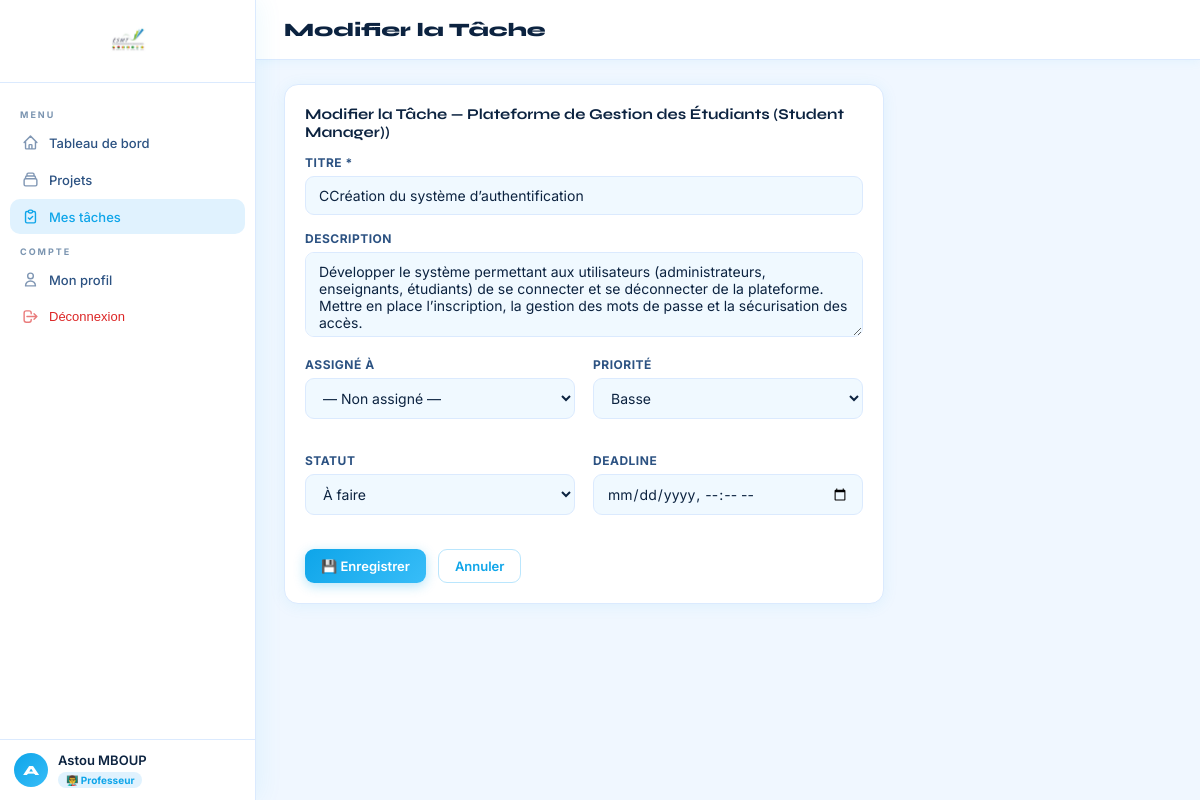
The app's page /tasks/8/edit/ (signed in), older data.
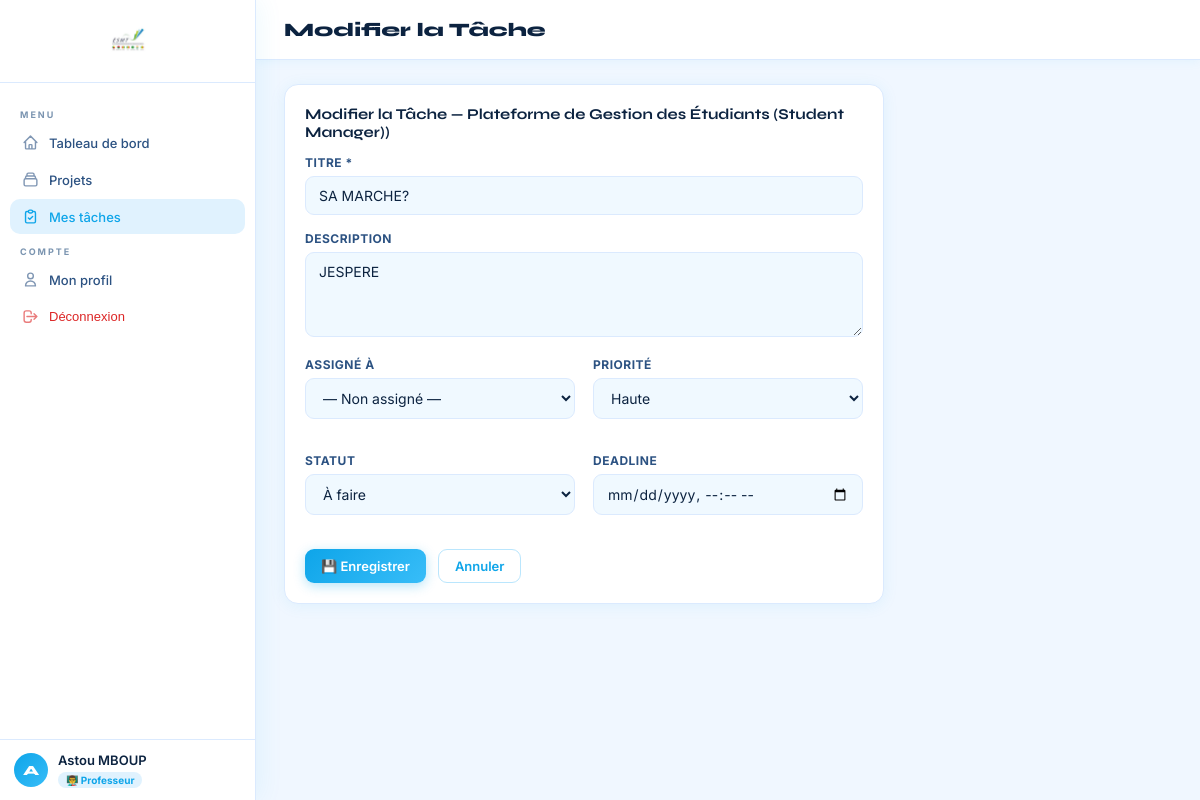
The same page, newer data.
### tasks/models.py (models this page shows, shortened)
class Task(models.Model):
    STATUS_CHOICES = [
        ('a_faire', 'À faire'),
        ('en_cours', 'En cours'),
        ('termine', 'Terminé'),
    ]
    PRIORITY_CHOICES = [
        ('basse', 'Basse'),
        ('moyenne', 'Moyenne'),
        ('haute', 'Haute'),
    ]
    project = models.ForeignKey(Project, on_delete=models.CASCADE, related_name='tasks')
    title = models.CharField(max_length=200)
    description = models.TextField(blank=True)
    deadline = models.DateTimeField()
    status = models.CharField(max_length=20, choices=STATUS_CHOICES, default='a_faire')
    priority = models.CharField(max_length=10, choices=PRIORITY_CHOICES, default='moyenne')
    assigned_to = models.ForeignKey(
        User, on_delete=models.SET_NULL, null=True, blank=True,
        related_name='assigned_tasks'
    )
    created_by = models.ForeignKey(User, on_delete=models.CASCADE, related_name='created_tasks')
    created_at = models.DateTimeField(auto_now_add=True)
    updated_at = models.DateTimeField(auto_now=True)
    completed_at = models.DateTimeField(null=True, blank=True)
    class Meta:
        verbose_name = 'Tâche'
        verbose_name_plural = 'Tâches'
        ordering = ['-created_at']

### projects/models.py (models this page shows, shortened)
class Project(models.Model):
    STATUS_CHOICES = [
        ('actif', 'Actif'),
        ('en_pause', 'En pause'),
        ('termine', 'Terminé'),
        ('archive', 'Archivé'),
    ]
    name = models.CharField(max_length=200)
    description = models.TextField(blank=True)
    creator = models.ForeignKey(User, on_delete=models.CASCADE, related_name='created_projects')
    members = models.ManyToManyField(User, related_name='member_projects', blank=True)
    status = models.CharField(max_length=20, choices=STATUS_CHOICES, default='actif')
    start_date = models.DateField(null=True, blank=True)
    end_date = models.DateField(null=True, blank=True)
    created_at = models.DateTimeField(auto_now_add=True)
    updated_at = models.DateTimeField(auto_now=True)
    class Meta:
        ordering = ['-created_at']

### tasks/views.py (the view, shortened to what this page needs)
# urls.py: path('<int:pk>/edit/', views.task_edit_view, name='task-edit'),
@login_required
def task_edit_view(request, pk):
    task = get_object_or_404(Task, pk=pk)
    user = request.user
    is_project_creator = (task.project.creator == user)
    is_assigned = (task.assigned_to == user)
    if not is_project_creator and not is_assigned:
        messages.error(request, "Vous ne pouvez modifier que les tâches qui vous sont assignées.")
        return redirect('task-detail', pk=pk)
    if is_project_creator:
        form = TaskForm(
            request.POST or None,
            instance=task,
            project=task.project,
            current_user=request.user
        )
    else:
        form = TaskStatusForm(request.POST or None, instance=task)
    return render(request, 'tasks/form.html', {
        'form': form,
        'task': task,
        'title': 'Modifier la Tâche',
        'is_status_only': not is_project_creator,
    })

### tasks/forms.py (shortened to what this page needs)
class TaskForm(forms.ModelForm):
    def __init__(self, *args, **kwargs):
        self.project = kwargs.pop('project', None)
        self.current_user = kwargs.pop('current_user', None)
        super().__init__(*args, **kwargs)
        if self.project:
            if self.current_user and self.current_user.is_professeur:
                self.fields['assigned_to'].queryset = User.objects.filter(role='etudiant').order_by('last_name', 'first_name')
            else:
                members_qs = User.objects.filter(
                    id__in=list(self.project.members.values_list('id', flat=True)) + [self.project.creator.id]
                ).filter(role='etudiant')
                self.fields['assigned_to'].queryset = members_qs
    class Meta:
        model = Task
        fields = ['title', 'description', 'deadline', 'status', 'priority', 'assigned_to']
        widgets = {
            'deadline': forms.DateTimeInput(attrs={'type': 'datetime-local'}),
            'description': forms.Textarea(attrs={'rows': 4}),
        }

### users/models.py (called while the page is built)
    @property
    def is_professeur(self):
        return self.role == self.ROLE_PROFESSEUR

### templates/tasks/form.html (shortened to what this page needs)
{% extends 'base.html' %}
{% block page_title %}{{ title }}{% endblock %}
{% block content %}
<div style="max-width:600px;">
  <div class="card">
    <div class="card-title">
      {{ title }}
      {% if task.project %} — {{ task.project.name }}{% elif project %} — {{ project.name }}{% endif %}
    </div>
    <form method="post">
      {% if is_status_only %}
        <div class="form-group">
          <label class="form-label">Statut de la tâche</label>
          <select name="status" class="form-control">
            <option value="a_faire" {% if task.status == 'a_faire' %}selected{% endif %}>À faire</option>
            <option value="en_cours" {% if task.status == 'en_cours' %}selected{% endif %}>En cours</option>
            <option value="termine" {% if task.status == 'termine' %}selected{% endif %}>Terminé</option>
          </select>
        </div>
      {% else %}
        <div class="form-group">
          <label class="form-label">Titre *</label>
          <input type="text" name="title" class="form-control" placeholder="Titre de la tâche" required value="{{ form.title.value|default:'' }}">
        </div>
        <div class="form-group">
          <label class="form-label">Description</label>
          <textarea name="description" class="form-control" rows="3" placeholder="Détails de la tâche...">{{ form.description.value|default:'' }}</textarea>
        </div>
        <div class="grid-2">
          <div class="form-group">
            <label class="form-label">Assigné à</label>
            <select name="assigned_to" class="form-control">
              <option value="">— Non assigné —</option>
            </select>
          </div>
          <div class="form-group">
            <label class="form-label">Priorité</label>
            <select name="priority" class="form-control">
              <option value="basse" {% if form.priority.value == 'basse' %}selected{% endif %}>Basse</option>
              <option value="haute" {% if form.priority.value == 'haute' %}selected{% endif %}>Haute</option>
            </select>
          </div>
        </div>
        <div class="grid-2">
          <div class="form-group">
            <label class="form-label">Statut</label>
            <select name="status" class="form-control">
              <option value="a_faire" {% if form.status.value == 'a_faire' %}selected{% endif %}>À faire</option>
            </select>
          </div>
          <div class="form-group">
            <label class="form-label">Deadline</label>
            <input type="datetime-local" name="deadline" class="form-control" value="{{ form.deadline.value|default:'' }}">
          </div>
        </div>
      {% endif %}
      <div style="display:flex;gap:12px;margin-top:8px;">
        <button type="submit" class="btn btn-primary">💾 Enregistrer</button>
        {% if task %}
          <a href="{% url 'task-detail' task.pk %}" class="btn btn-outline">Annuler</a>
        {% elif project %}
          <a href="{% url 'project-detail' project.pk %}" class="btn btn-outline">Annuler</a>
        {% else %}
          <a href="{% url 'task-list' %}" class="btn btn-outline">Annuler</a>
        {% endif %}
      </div>
    </form>
  </div>
</div>
{% endblock %}

Row changes from the older to the newer data that the page shows:
changed Task "À faire": title "CCréation du système d’authentification" → "SA MARCHE?"; description "Développer le système permettant aux utilisateurs (administrateurs, enseignants, étudiants) de se connecter et se déconnecter de la plateforme. Mettre en place l’inscription, la gestion des mots de passe et la sécurisation des accès." → "JESPERE"; priority "Basse" → "Haute"
